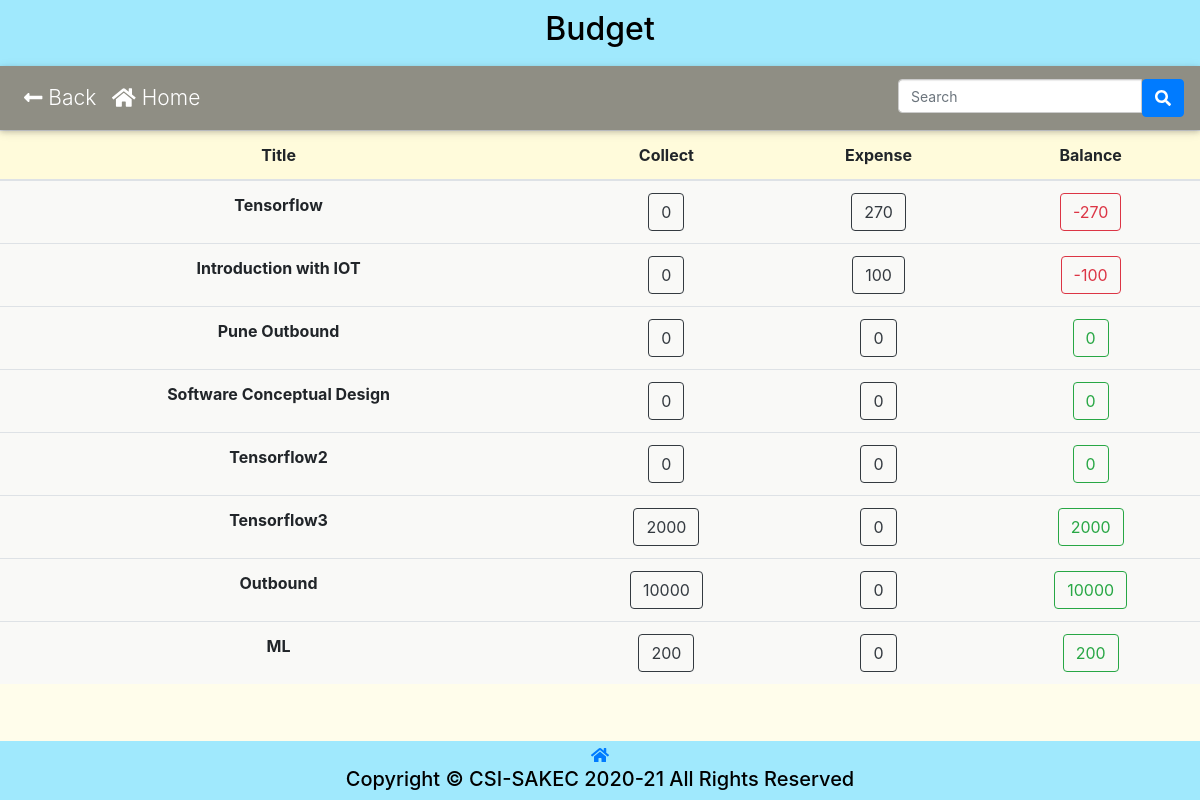
The app's page /Eventmanagement/budget.php (signed in), older data.
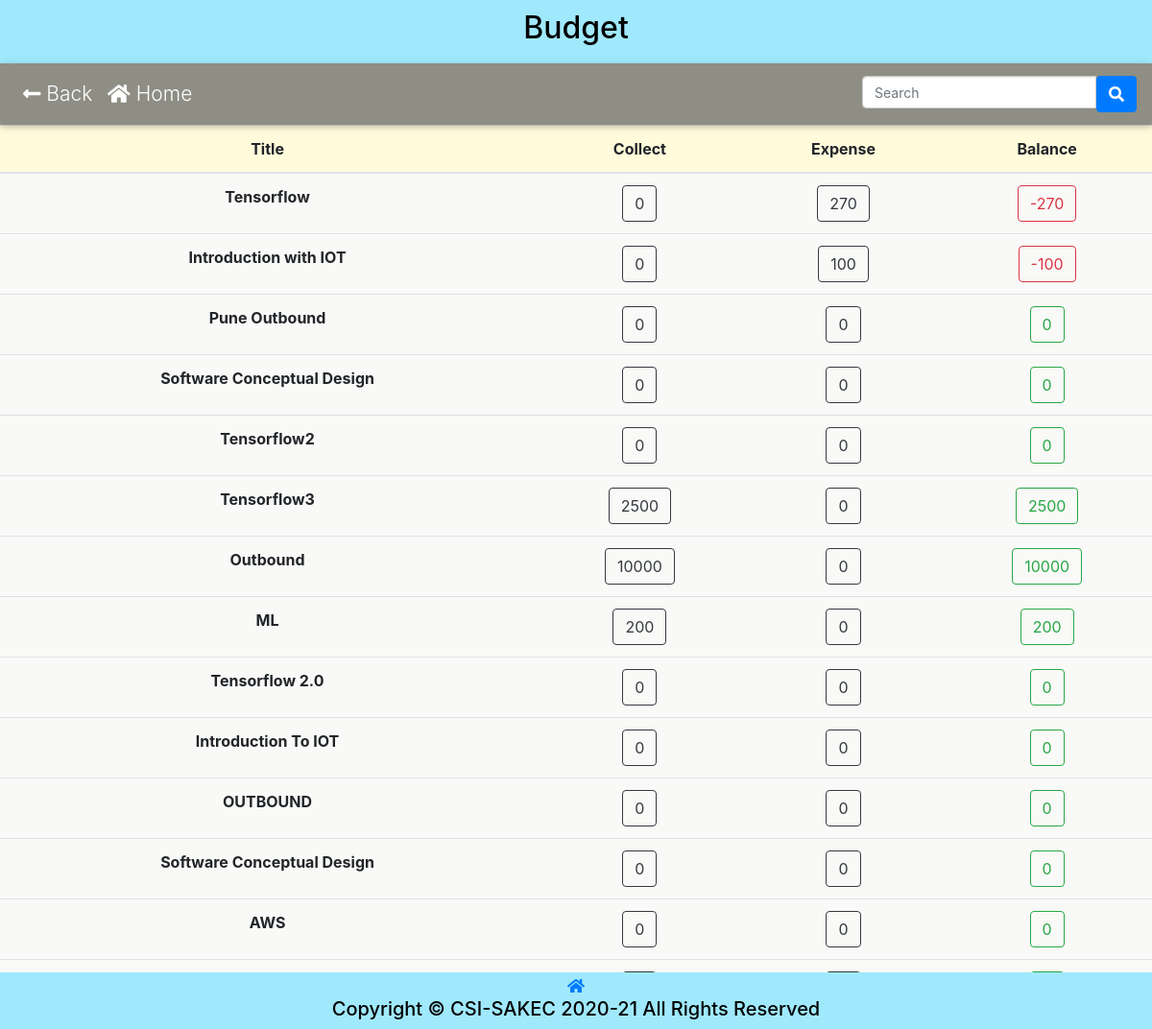
The same page, newer data.
### tables this page shows
CREATE TABLE `csi_event` (
  `id` int(11) NOT NULL,
  `title` varchar(225) NOT NULL,
  `subtitle` varchar(255) NOT NULL,
  `banner` varchar(256) NOT NULL,
  `e_from_date` date NOT NULL,
  `e_to_date` date NOT NULL,
  `e_from_time` time NOT NULL,
  `e_to_time` time NOT NULL,
  `e_description` text NOT NULL,
  `fee_m` int(5) NOT NULL,
  `fee` int(5) NOT NULL,
  `live` tinyint(1) NOT NULL,
  `feedback` tinyint(4) NOT NULL,
  `selfie` tinyint(4) NOT NULL
);

### config.php (called while the page is built, shortened)
<?php
    $conn = mysqli_connect(DB_SERVER, DB_USERNAME, DB_PASSWORD, DB_NAME);
    function execute($sql){
        global $conn;
        return mysqli_query($conn, $sql);
    }
    function getValue($sql){
        return mysqli_fetch_assoc(execute($sql));
    }
?>

### Eventmanagement/budget.php (the view, shortened to what this page needs)
<!DOCTYPE html>
<html lang="en" xmlns="http://www.w3.org/1999/xhtml">
<head>
    <link rel="stylesheet" href="../plugins/bootstrap-4.6.0-dist/css/bootstrap.min.css">
    <link rel="stylesheet" href="../css/membership.css?v=<?php echo time(); ?>">
</head>
<body>
    <header>
        <h2 style="text-align: center;">Budget</h2>
    </header>
    <nav class="navbar navbar-expand-lg navbar-dark default-color sticky-top">
		<div class="collapse navbar-collapse" id="navbarSupportedContent-333">
			<ul class="navbar-nav mr-auto">
                <li class="nav-item">
					<a class="nav-link" href="eventmanagement.php"><i class="fas fa-long-arrow-alt-left"></i>  Back</a>
				</li>
                <li class="nav-item">
					<a class="nav-link" href="../index.php"><i class="fas fa-home"></i>  Home</a>
				</li>
			</ul>
			<ul class="navbar-nav ml-auto nav-flex-icons">
                <form action="<?php echo htmlspecialchars($_SERVER["PHP_SELF"]); ?>" method="POST">
                    <div class="input-group">
                        <input type="search"  onkeyup="SearchFunction()" id="form1" name="search" placeholder="Search" class="form-control" />
                        <button id="search-button"  type="submit" class="btn btn-primary">
                            <i class="fas fa-search"></i>
                        </button>
                    </div>
                </form>
			</ul>
		</div>
	</nav>
    <table class="table">
        <thead class="black white-text">
            <tr>
                <th scope="col">Title</th>
                <th>Collect</th>
                <th>Expense</th>
                <th>Balance</th>
            </tr>
        </thead>
        <tbody id="eventsTableBody">
        <?php
                require_once "../config.php";
                $query = execute("SELECT `id`, `title`  FROM `csi_event` ");
                if (mysqli_num_rows($query) > 0) {
                    while ($row = mysqli_fetch_assoc($query)) {
                        $id= $row['id'];
                        $title= $row['title'];
                        $expense_row=getValue("SELECT SUM( `bill_amount`) as `amount` FROM `csi_expense` WHERE `event_id`='$id' GROUP BY `event_id`");
                        $collection_row=getValue("SELECT SUM( `amount`)as `amount` FROM `csi_collection` WHERE `event_id`='$id' GROUP BY `event_id`");
                        if(isset($expense_row['amount'])){
                            $expense=$expense_row['amount'];
                        }
                        else{
                            $expense=0;
                        }
                        if(isset($collection_row['amount'])){
                            $collection=$collection_row['amount'];
                        }
                        else{
                            $collection=0;
                        }
                        $balance = $collection-$expense;
                ?>
                <tr>
                    <th scope="row" value = "<?php echo $title; ?>">
                        <?php echo $title; ?>
                    </th>
                    <td>
                        <form action="collection.php" method="get">
                            <button type="submit" class="btn btn-outline-dark"><?php echo $collection; ?></button>
                        </form>
                    </td>
                    <td>
                        <form action="expense.php" method="get">
                            <button type="submit" class="btn btn-outline-dark"><?php echo $expense; ?></button>
                        </form>
                    </td>
                    <td>
                        <?php
                            if($balance>=0){
                        ?>
                                <button type="Button" class="btn btn-outline-success"><?php echo $balance; ?></button>
                        <?php
                            }
                            else{
                        ?>
                                <button type="Button" class="btn btn-outline-danger"><?php echo $balance; ?></button>
                        <?php
                            }
                        ?>
                    </td>
                </tr>
                <?php
                    }
                } else {
                    echo "No Record Found";
                }
                ?>
        </tbody>
    </table>
    <div class="spacer" style="height:10px;"></div>
    <div class="footer">
        <div class="spacer" style="height:2px;"></div>
        <a href="index.php"><i class="fas fa-home"></i></a>
        <h5>Copyright &copy; CSI-SAKEC 2020-21 All Rights Reserved</h5>
    </div>
</body>
</html>

Row changes from the older to the newer data that the page shows:
changed csi_event "Tensorflow3": collection "2000" → "2500"; balance "2000" → "2500"
added csi_event: title "Tensorflow 2.0", collection "0", expense "0", balance "0"
added csi_event: title "Introduction To IOT", collection "0", expense "0", balance "0"
added csi_event: title "OUTBOUND", collection "0", expense "0", balance "0"
added csi_event: title "Software Conceptual Design", collection "0", expense "0", balance "0"
added csi_event: title "AWS", collection "0", expense "0", balance "0"
